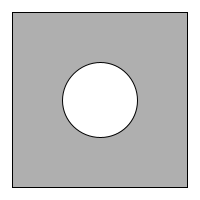
Frame 1 (no input)
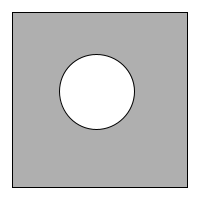
Frame 60 (the mouse pressed at the canvas centre just before this capture)
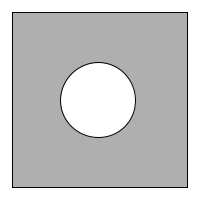
Frame 120 (the mouse held since frame 60 and released just before this capture)

The Processing sketch that drew these frames (run headless with seeded random() and noise(); from frame 60 on, the mouse is pressed at the canvas centre):

// Processing sketch: processing_147871
// ── processing_147871.pde

float centerX = 100;
float centerY = 100;

void setup() {
  size(200,200); 
  //smooth();
}

void draw() {
  background(255);
  stroke(0);
  rectMode(CENTER);
  fill(175);
  rect(100,100,175,175);
  fill(255);
  ellipse(centerX,centerY,75,75);
  
  
  centerX += random(-1, 1);
  centerY += random(-1,1);
  
  centerX = constrain(centerX,0,width);
  centerY = constrain(centerY,0,height);
}
